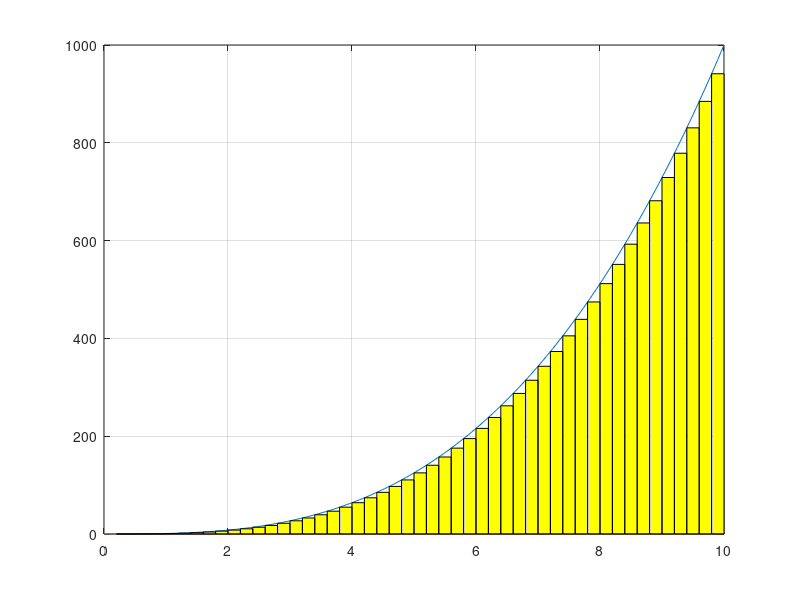

Here is the MATLAB script that generated this plot: (Note: this script raises an error after producing the figure.)
fun = @(x) x.^3;
fun1= @(x) 1/4*x.^4;
q=integral(fun,0,10);

x=linspace(0,10,200);
 
plot(x,fun(x));
hold on
grid on;
plot(x,zeros(size(x)))

for v = 0.0:0.2:9.8
    rectangle('Position',[v 0 0.2 fun(v)],'FaceColor',	'#FFFF00')
end
ax = gca;
ax.XAxisLocation = 'origin';
ax.YAxisLocation = 'origin';
plot(x,fun1(x),'r')
colororder('#D95319')
plot(x,fun(x));
hold off;
